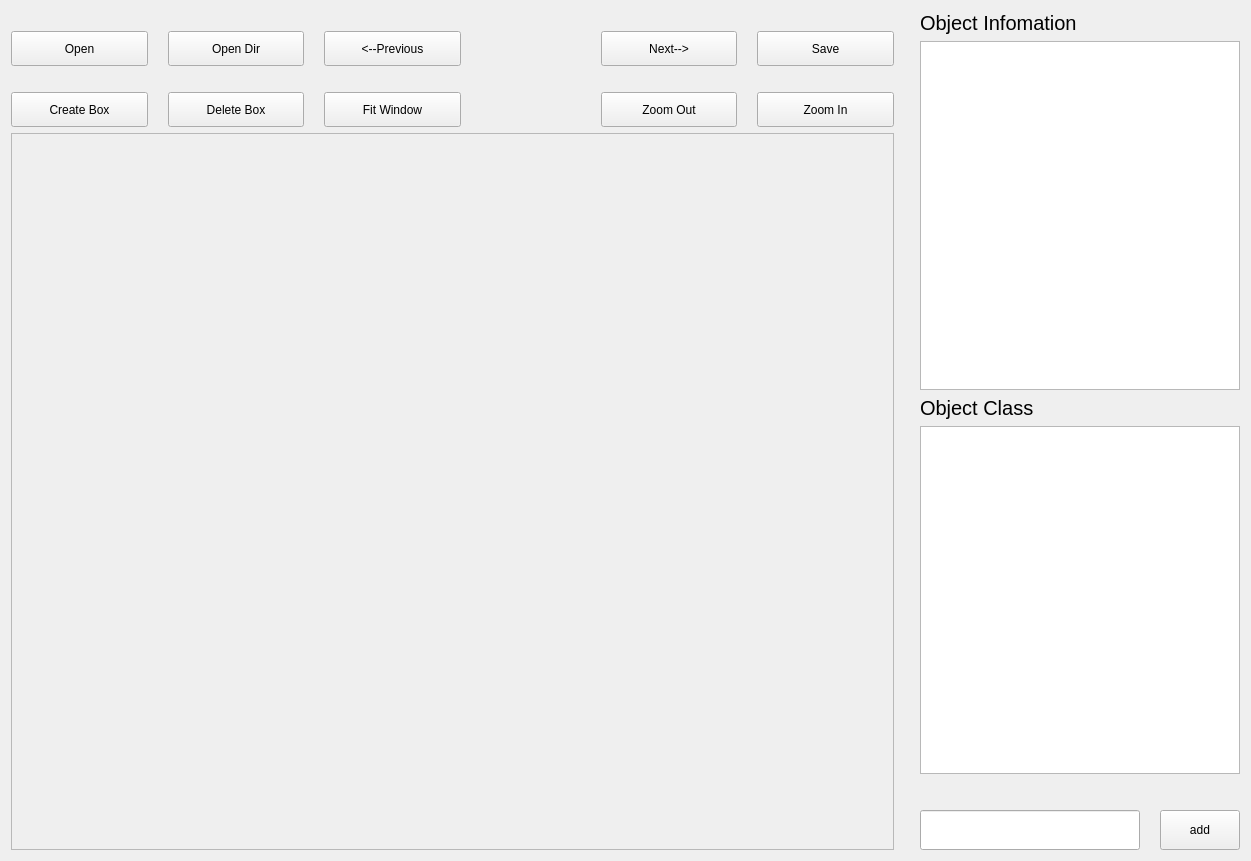
<?xml version="1.0" encoding="UTF-8"?>
<ui version="4.0">
 <class>Annotation</class>
 <widget class="QWidget" name="Annotation">
  <property name="geometry">
   <rect>
    <x>0</x>
    <y>0</y>
    <width>1251</width>
    <height>861</height>
   </rect>
  </property>
  <property name="windowTitle">
   <string>Form</string>
  </property>
  <layout class="QHBoxLayout" name="horizontalLayout_4" stretch="7,0,2">
   <item>
    <layout class="QVBoxLayout" name="verticalLayout_2">
     <item>
      <layout class="QHBoxLayout" name="horizontalLayout">
       <property name="spacing">
        <number>20</number>
       </property>
       <property name="topMargin">
        <number>20</number>
       </property>
       <item>
        <widget class="QPushButton" name="open">
         <property name="minimumSize">
          <size>
           <width>70</width>
           <height>35</height>
          </size>
         </property>
         <property name="text">
          <string>Open</string>
         </property>
        </widget>
       </item>
       <item>
        <widget class="QPushButton" name="openDir">
         <property name="minimumSize">
          <size>
           <width>70</width>
           <height>35</height>
          </size>
         </property>
         <property name="text">
          <string>Open Dir</string>
         </property>
        </widget>
       </item>
       <item>
        <widget class="QPushButton" name="previous">
         <property name="minimumSize">
          <size>
           <width>70</width>
           <height>35</height>
          </size>
         </property>
         <property name="text">
          <string>&lt;--Previous</string>
         </property>
        </widget>
       </item>
       <item>
        <widget class="QLabel" name="show_label">
         <property name="sizePolicy">
          <sizepolicy hsizetype="Fixed" vsizetype="Fixed">
           <horstretch>0</horstretch>
           <verstretch>0</verstretch>
          </sizepolicy>
         </property>
         <property name="minimumSize">
          <size>
           <width>100</width>
           <height>35</height>
          </size>
         </property>
         <property name="text">
          <string/>
         </property>
        </widget>
       </item>
       <item>
        <widget class="QPushButton" name="next">
         <property name="sizePolicy">
          <sizepolicy hsizetype="Minimum" vsizetype="Fixed">
           <horstretch>0</horstretch>
           <verstretch>0</verstretch>
          </sizepolicy>
         </property>
         <property name="minimumSize">
          <size>
           <width>70</width>
           <height>35</height>
          </size>
         </property>
         <property name="text">
          <string>Next--&gt;</string>
         </property>
        </widget>
       </item>
       <item>
        <widget class="QPushButton" name="save">
         <property name="minimumSize">
          <size>
           <width>70</width>
           <height>35</height>
          </size>
         </property>
         <property name="text">
          <string>Save</string>
         </property>
        </widget>
       </item>
      </layout>
     </item>
     <item>
      <layout class="QHBoxLayout" name="horizontalLayout_3">
       <property name="spacing">
        <number>20</number>
       </property>
       <property name="topMargin">
        <number>20</number>
       </property>
       <item>
        <widget class="QPushButton" name="createBox">
         <property name="minimumSize">
          <size>
           <width>70</width>
           <height>35</height>
          </size>
         </property>
         <property name="text">
          <string>Create Box</string>
         </property>
        </widget>
       </item>
       <item>
        <widget class="QPushButton" name="deleteBox">
         <property name="minimumSize">
          <size>
           <width>70</width>
           <height>35</height>
          </size>
         </property>
         <property name="text">
          <string>Delete Box</string>
         </property>
        </widget>
       </item>
       <item>
        <widget class="QPushButton" name="fit_window">
         <property name="minimumSize">
          <size>
           <width>70</width>
           <height>35</height>
          </size>
         </property>
         <property name="text">
          <string>Fit Window</string>
         </property>
        </widget>
       </item>
       <item>
        <widget class="QLabel" name="zoom_value">
         <property name="sizePolicy">
          <sizepolicy hsizetype="Fixed" vsizetype="Fixed">
           <horstretch>0</horstretch>
           <verstretch>0</verstretch>
          </sizepolicy>
         </property>
         <property name="minimumSize">
          <size>
           <width>100</width>
           <height>35</height>
          </size>
         </property>
         <property name="text">
          <string/>
         </property>
        </widget>
       </item>
       <item>
        <widget class="QPushButton" name="zoom_out">
         <property name="sizePolicy">
          <sizepolicy hsizetype="Minimum" vsizetype="Fixed">
           <horstretch>0</horstretch>
           <verstretch>0</verstretch>
          </sizepolicy>
         </property>
         <property name="minimumSize">
          <size>
           <width>70</width>
           <height>35</height>
          </size>
         </property>
         <property name="text">
          <string>Zoom Out</string>
         </property>
        </widget>
       </item>
       <item>
        <widget class="QPushButton" name="zoom_in">
         <property name="minimumSize">
          <size>
           <width>70</width>
           <height>35</height>
          </size>
         </property>
         <property name="text">
          <string>Zoom In</string>
         </property>
        </widget>
       </item>
      </layout>
     </item>
     <item>
      <widget class="QScrollArea" name="scrollArea">
       <property name="widgetResizable">
        <bool>true</bool>
       </property>
       <widget class="QWidget" name="canvs">
        <property name="geometry">
         <rect>
          <x>0</x>
          <y>0</y>
          <width>878</width>
          <height>715</height>
         </rect>
        </property>
       </widget>
      </widget>
     </item>
    </layout>
   </item>
   <item>
    <spacer name="verticalSpacer">
     <property name="orientation">
      <enum>Qt::Vertical</enum>
     </property>
     <property name="sizeHint" stdset="0">
      <size>
       <width>20</width>
       <height>840</height>
      </size>
     </property>
    </spacer>
   </item>
   <item>
    <layout class="QVBoxLayout" name="verticalLayout">
     <item>
      <widget class="QLabel" name="object_info">
       <property name="font">
        <font>
         <pointsize>15</pointsize>
        </font>
       </property>
       <property name="text">
        <string>Object Infomation</string>
       </property>
      </widget>
     </item>
     <item>
      <widget class="QListWidget" name="info"/>
     </item>
     <item>
      <widget class="QLabel" name="object_info_2">
       <property name="font">
        <font>
         <pointsize>15</pointsize>
        </font>
       </property>
       <property name="text">
        <string>Object Class</string>
       </property>
      </widget>
     </item>
     <item>
      <widget class="QListWidget" name="label_list">
       <property name="font">
        <font>
         <pointsize>20</pointsize>
        </font>
       </property>
      </widget>
     </item>
     <item>
      <spacer name="verticalSpacer_2">
       <property name="orientation">
        <enum>Qt::Vertical</enum>
       </property>
       <property name="sizeType">
        <enum>QSizePolicy::Fixed</enum>
       </property>
       <property name="sizeHint" stdset="0">
        <size>
         <width>20</width>
         <height>30</height>
        </size>
       </property>
      </spacer>
     </item>
     <item>
      <layout class="QHBoxLayout" name="horizontalLayout_2">
       <property name="spacing">
        <number>20</number>
       </property>
       <item>
        <widget class="QLineEdit" name="label_input">
         <property name="minimumSize">
          <size>
           <width>220</width>
           <height>40</height>
          </size>
         </property>
         <property name="font">
          <font>
           <pointsize>15</pointsize>
          </font>
         </property>
         <property name="text">
          <string/>
         </property>
        </widget>
       </item>
       <item>
        <widget class="QPushButton" name="add_button">
         <property name="minimumSize">
          <size>
           <width>0</width>
           <height>40</height>
          </size>
         </property>
         <property name="text">
          <string>add</string>
         </property>
        </widget>
       </item>
      </layout>
     </item>
    </layout>
   </item>
  </layout>
 </widget>
 <resources/>
 <connections/>
</ui>
